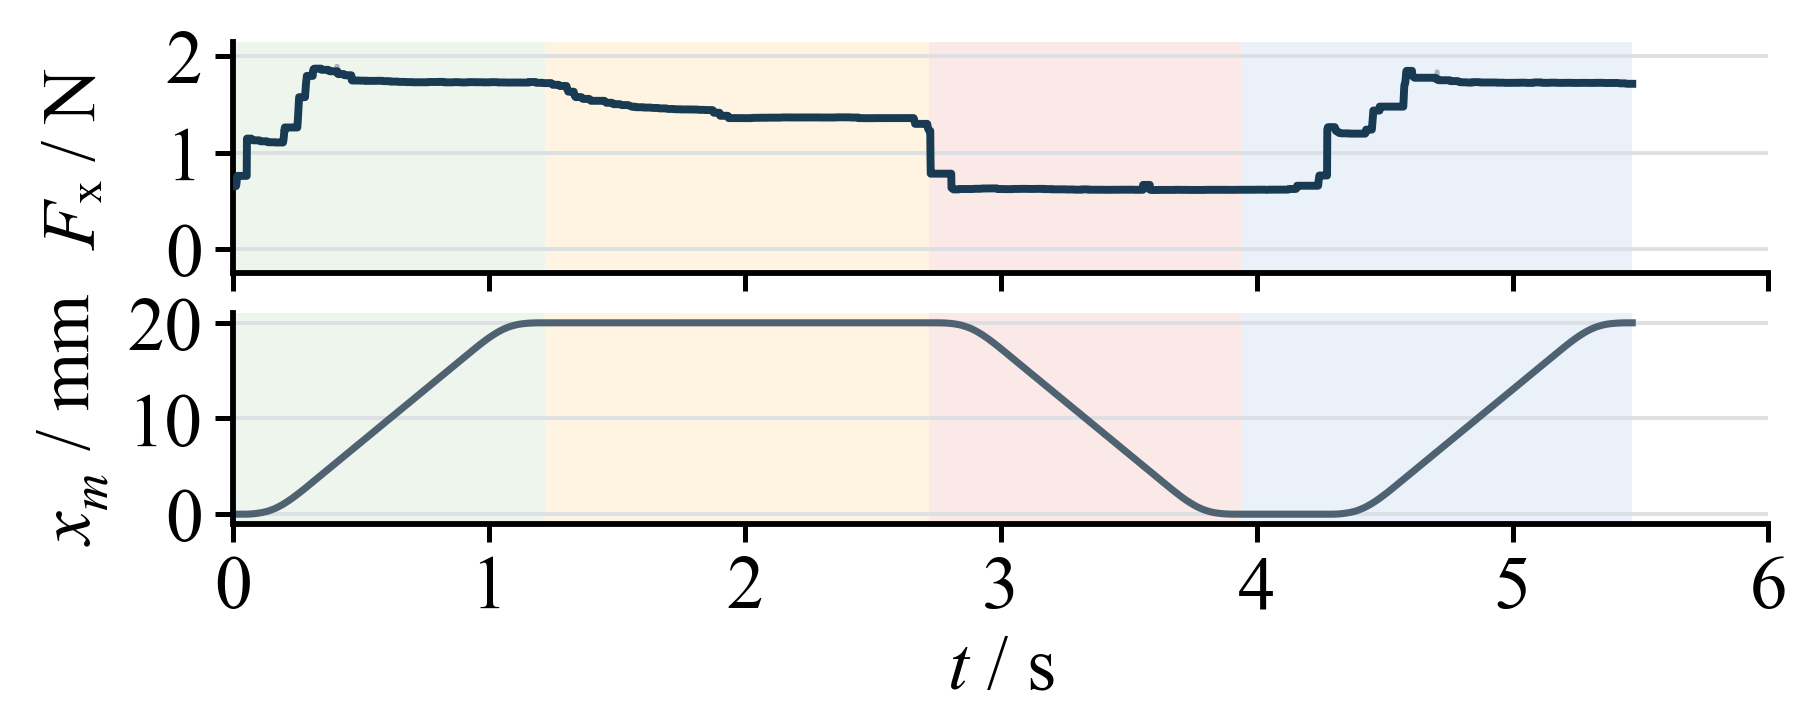

Reproduce this figure in Python.
from __future__ import annotations

import hashlib
import json
from pathlib import Path
import subprocess
import sys

import matplotlib as mpl
import matplotlib.pyplot as plt
import numpy as np
import pandas as pd
from matplotlib.font_manager import FontProperties

SKILL = Path.home() / '.codex' / 'skills' / 'nature-figure' / 'scripts'
if SKILL.exists() and str(SKILL) not in sys.path:
    sys.path.insert(0, str(SKILL))
from audit_panel_alignment import require_matplotlib_panel_alignment

RECORD_DIR = Path(r'D:\Work_files\Vessel intervention Robot\260316\dual_clamp_experiment\x64\Debug\records\20261031_083641_交接等待时间0s（与第一组位置相同）')
OUT_STEM = Path(__file__).resolve().with_suffix('')
FONT_CN = Path(r'C:\Windows\Fonts\simsun.ttc')
FONT_EN = Path(r'C:\Windows\Fonts\times.ttf')
CN = FontProperties(fname=str(FONT_CN), size=9)
EN = FontProperties(fname=str(FONT_EN), size=9, math_fontfamily='custom')
START_S = 13.754
END_S = 19.222
PHASES = [
    (13.754, 14.972, 'I 递送与停止（S1～S2）', '#E6F1E5'),
    (14.972, 16.474, 'II 卸载交接（S3～S4）', '#FFF0D5'),
    (16.474, 17.692, 'III 空载回程（S5～S6）', '#F9E1DE'),
    (17.692, 19.222, 'IV 重新承载与递送（S7～S10）', '#E2ECF6'),
]


def opaque_color(color: str, alpha: float) -> tuple[float, float, float]:
    return tuple(alpha * value + (1.0 - alpha) for value in mpl.colors.to_rgb(color))


def main() -> None:
    outputs = [OUT_STEM.with_suffix(ext) for ext in
        ('.pdf', '.png', '.json', '.alignment.json', '.alignment.svg', '.collision-audit.json', '.collision-audit.pdf')]
    outputs.append(OUT_STEM.with_name(OUT_STEM.name + '_source.csv'))
    existing = [str(path) for path in outputs if path.exists()]
    if existing:
        raise FileExistsError('Refusing to overwrite: ' + ', '.join(existing))
    if not FONT_CN.exists() or not FONT_EN.exists():
        raise FileNotFoundError('需要系统宋体与 Times New Roman 字体文件。')

    metadata = json.loads((RECORD_DIR / 'experiment.json').read_text(encoding='utf-8'))
    source = RECORD_DIR / 'samples_1khz.csv'
    df = pd.read_csv(source)
    source_sample_count = len(df)
    absolute_time = df['plc_time_us'].to_numpy(dtype=float) / 1e6
    window = (absolute_time >= START_S) & (absolute_time <= END_S)
    df = df.loc[window].copy().reset_index(drop=True)
    absolute_time = absolute_time[window]
    metadata['source_sample_count'] = source_sample_count
    metadata['selected_window_samples'] = len(df)
    metadata['samples_outside_selected_window'] = source_sample_count - len(df)
    assert len(df) == 5469 and np.isclose(absolute_time[0], START_S) and np.isclose(absolute_time[-1], END_S)

    slopes = metadata['sensor_slopes_N_per_count']
    fn1 = (df['fn1_raw'].to_numpy(dtype=float) - float(metadata['fn1_zero'])) * float(slopes['fn1'])
    ft1 = (df['ft1_raw'].to_numpy(dtype=float) - float(metadata['ft1_zero'])) * float(slopes['ft1'])
    axial = fn1 * float(metadata['installation_axial_gain'])
    torque = ft1 * float(metadata['installation_torque_gain_Nmm_per_N'])
    decoupling = np.asarray(metadata['decoupling_matrix'], dtype=float)
    force = decoupling[0, 0] * axial + decoupling[0, 1] * torque
    assert np.allclose(force, df['fn1_decoupled_delta_N'].to_numpy(dtype=float), atol=1e-10)

    relative_time = absolute_time - START_S
    position = df['axis1_pos_mm'].to_numpy(dtype=float)
    forward_travel = position[0] - position
    force_median = pd.Series(force).rolling(window=21, center=True, min_periods=1).median().to_numpy()
    phase = np.select([(absolute_time >= start) & ((absolute_time < end) if end < END_S else (absolute_time <= end))
        for start, end, _, _ in PHASES], [label for _, _, label, _ in PHASES], default='')
    assert not np.any(phase == '')

    # Recorded command edges and phase labels anchor the four color blocks.
    expected_edges = [(14.972, 'phase4-to-phase5'), (16.474, 'phase5-to-phase6'),
        (17.692, 'phase6-to-phase7'), (18.005, 'next-cycle-forward-start')]
    event_rows = []
    for event_time, label in expected_edges:
        row = int(np.argmin(np.abs(absolute_time - event_time)))
        assert abs(absolute_time[row] - event_time) <= .001
        event_rows.append({'event': label, 'time_s': float(absolute_time[row]), 'row': int(df.index[row])})
    expected_phase_edges = [(13.754, 4, 4), (14.972, 4, 5), (16.474, 4, 6),
        (17.692, 4, 7), (18.005, 5, 4), (19.222, 5, 4)]
    for event_time, cycle, phase_code in expected_phase_edges:
        row = int(np.argmin(np.abs(absolute_time - event_time)))
        assert abs(absolute_time[row] - event_time) <= .001
        assert int(df['cycle_index'].iloc[row]) == cycle and int(df['phase'].iloc[row]) == phase_code
    command_edges = [(15.473, 'cylinder1_cmd', 550, 5),
        (15.973, 'cylinder2_cmd', 1000, 5), (17.693, 'cylinder2_cmd', 5, 1000),
        (17.743, 'cylinder1_cmd', 5, 550)]
    for event_time, column, before, after in command_edges:
        row = int(np.argmin(np.abs(absolute_time - event_time)))
        assert abs(absolute_time[row] - event_time) <= .001
        assert row > 0 and int(df[column].iloc[row - 1]) == before and int(df[column].iloc[row]) == after
        event_rows.append({'event': f'{column}:{before}->{after}',
            'time_s': float(absolute_time[row]), 'row': int(df.index[row])})
    c5 = df[(df['cycle_index'] == 5) & (df['phase'] == 4)]
    assert len(c5) == 1218 and np.isclose(c5['plc_time_us'].iloc[0] / 1e6, 18.005)
    reclamp_time = float(absolute_time[np.argmin(np.abs(absolute_time - 17.693))])
    next_push_time = float(absolute_time[np.argmin(np.abs(absolute_time - 18.005))])
    reclamp_wait_s = next_push_time - reclamp_time
    assert reclamp_wait_s < .4
    traces = []
    for cycle_index in (4, 5):
        group = df[(df['cycle_index'] == cycle_index) & (df['phase'] == 4)]
        y = group['fn1_decoupled_delta_N'].to_numpy(dtype=float)
        t = group['plc_time_us'].to_numpy(dtype=float) / 1e6
        peak = int(np.argmax(y))
        tail = y[t >= t[-1] - .2]
        traces.append({'cycle': int(cycle_index), 'start_s': float(t[0]), 'end_s': float(t[-1]),
            'start_force_N': float(y[0]), 'peak_force_N': float(y[peak]),
            'peak_time_from_start_s': float(t[peak] - t[0]),
            'tail_median_last_0p2s_N': float(np.median(tail)),
            'tail_iqr_last_0p2s_N': [float(np.quantile(tail, .25)), float(np.quantile(tail, .75))]})
    tail_difference_N = abs(traces[0]['tail_median_last_0p2s_N'] - traces[1]['tail_median_last_0p2s_N'])
    assert tail_difference_N < .05

    data = pd.DataFrame({'record_time_s': absolute_time, 'relative_time_s': relative_time,
        'axial_force_reconstructed_N': force, 'axial_force_21ms_median_N': force_median,
        'forward_travel_from_window_start_mm': forward_travel, 'cycle_index': df['cycle_index'].to_numpy(),
        'phase_code': df['phase'].to_numpy(), 'phase_color_block': phase})
    data.to_csv(OUT_STEM.with_name(OUT_STEM.name + '_source.csv'), index=False, encoding='utf-8-sig')

    mpl.rcParams.update({'font.family': ['Times New Roman'], 'font.size': 9,
        'axes.labelsize': 9, 'xtick.labelsize': 9, 'ytick.labelsize': 9,
        'legend.fontsize': 9, 'axes.linewidth': .7, 'axes.spines.top': False,
        'axes.spines.right': False, 'svg.fonttype': 'none', 'pdf.fonttype': 42,
        'ps.fonttype': 42, 'mathtext.fontset': 'custom', 'mathtext.rm': 'Times New Roman',
        'mathtext.it': 'Times New Roman:italic', 'mathtext.bf': 'Times New Roman:bold',
        'mathtext.fallback': None, 'savefig.facecolor': 'white', 'path.simplify': False})
    fig, (ax_force, ax_position) = plt.subplots(2, 1, figsize=(7.60 / 2.54, 3.0 / 2.54),
        sharex=True, gridspec_kw={'height_ratios': [1.1, 1.0], 'hspace': .18})
    fig.subplots_adjust(left=.13, right=.985, top=.94, bottom=.26)
    for start, end, _, color in PHASES:
        for ax in (ax_force, ax_position):
            ax.axvspan(start - START_S, end - START_S,
                color=opaque_color(color, .72), lw=0, zorder=0)
    ax_force.plot(relative_time, force / 2.12, color=opaque_color('#8A929B', .72), lw=.48, zorder=2)
    ax_force.plot(relative_time, force_median / 2.12, color='#183A52', lw=.95, zorder=3)
    ax_force.set_ylabel(r'$F$ₓ / N', fontproperties=EN)
    ax_force.set_ylim(-.25, 2.15)
    ax_force.set_yticks([0, 1, 2])
    ax_force.grid(axis='y', color=opaque_color('#C9CED4', .65), lw=.45, zorder=1)
    ax_force.tick_params(axis='x', labelbottom=False, length=2.2, width=.6, pad=2)
    ax_force.tick_params(axis='y', length=2.2, width=.6, pad=1.5)
    ax_position.plot(relative_time, forward_travel, color='#4F6272', lw=.85, zorder=2)
    ax_position.set_ylabel(r'$x_m$ / mm', fontproperties=EN)
    ax_position.set_ylim(-1, 21)
    ax_position.set_yticks([0, 10, 20])
    ax_position.grid(axis='y', color=opaque_color('#C9CED4', .65), lw=.45, zorder=1)
    ax_position.set_xlabel(r'$t$ / s', fontproperties=EN, labelpad=1.5)
    ax_position.set_xlim(0, END_S - START_S + .001)
    ax_position.set_xticks(np.arange(0, 6.51, 1.0))
    ax_position.tick_params(axis='x', length=2.2, width=.6, pad=1.5)
    ax_position.tick_params(axis='y', length=2.2, width=.6, pad=1.5)
    for ax in (ax_force, ax_position):
        ax.yaxis.set_label_coords(-.08, .5, transform=ax.transAxes)
    fig.canvas.draw()
    require_matplotlib_panel_alignment(fig, json_out=OUT_STEM.with_suffix('.alignment.json'),
        overlay_svg=OUT_STEM.with_suffix('.alignment.svg'), axes=(ax_force, ax_position),
        panel_ids=['force', 'position'], column_groups=[['force', 'position']],
        tolerance_pt=1.5, gutter_tolerance_pt=1.5, strict=True)
    fig.savefig(OUT_STEM.with_suffix('.pdf'))
    fig.savefig(OUT_STEM.with_suffix('.png'), dpi=600)
    plt.close(fig)

    digest = hashlib.sha256(source.read_bytes()).hexdigest()
    report = {'record': metadata['directory_name'], 'cycles': [4, 5], 'samples': len(data),
        'source_sha256': digest, 'phase_boundaries_absolute_s': [x[0] for x in PHASES] + [PHASES[-1][1]],
        'main_reclamp_to_next_forward_start_s': reclamp_wait_s,
        'last_0p2s_force_median_difference_N': tail_difference_N,
        'event_rows': event_rows, 'cycle_force_features': traces,
        'plot_style': {'width_cm': 7.6, 'height_cm': 3.0, 'font_pt': 9,
            'force_display_scale': 'existing figure1 script: reconstructed force / 2.12',
            'raw_and_existing_21ms_median_traces': True},
        'source_sample_count': source_sample_count, 'selected_window_samples': len(data),
        'samples_outside_selected_window': source_sample_count - len(data),
        'new_filtering_or_scaling_of_source_data': False}
    OUT_STEM.with_suffix('.json').write_text(json.dumps(report, ensure_ascii=False, indent=2), encoding='utf-8')
    auditor = SKILL / 'audit_figure_collisions.py'
    if auditor.exists():
        subprocess.run([sys.executable, str(auditor), str(OUT_STEM.with_suffix('.pdf')),
            '--json-out', str(OUT_STEM.with_suffix('.collision-audit.json')),
            '--overlay-pdf', str(OUT_STEM.with_suffix('.collision-audit.pdf'))], check=False)
    print(json.dumps(report, ensure_ascii=False, indent=2))


if __name__ == '__main__':
    main()
